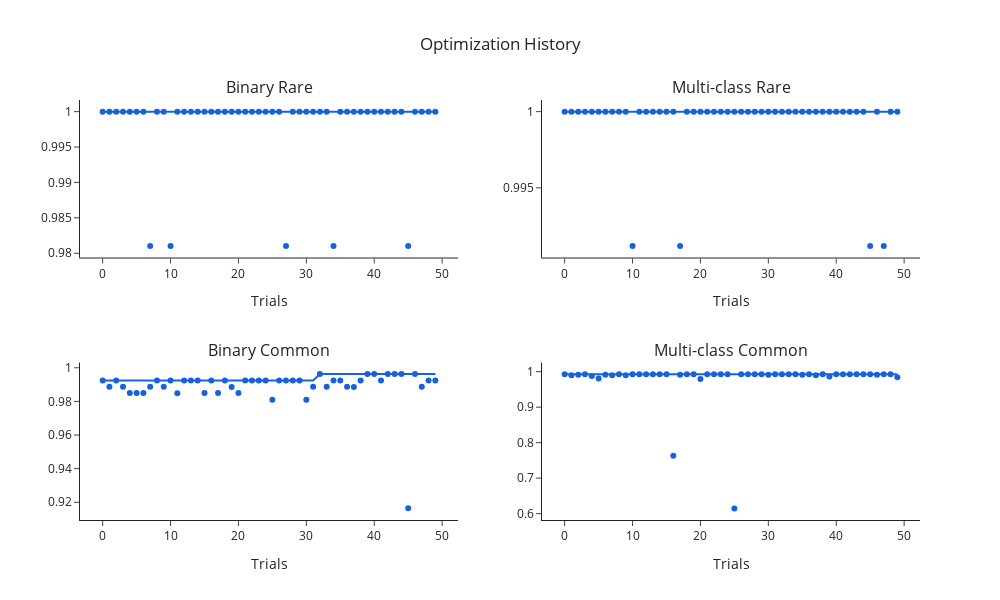
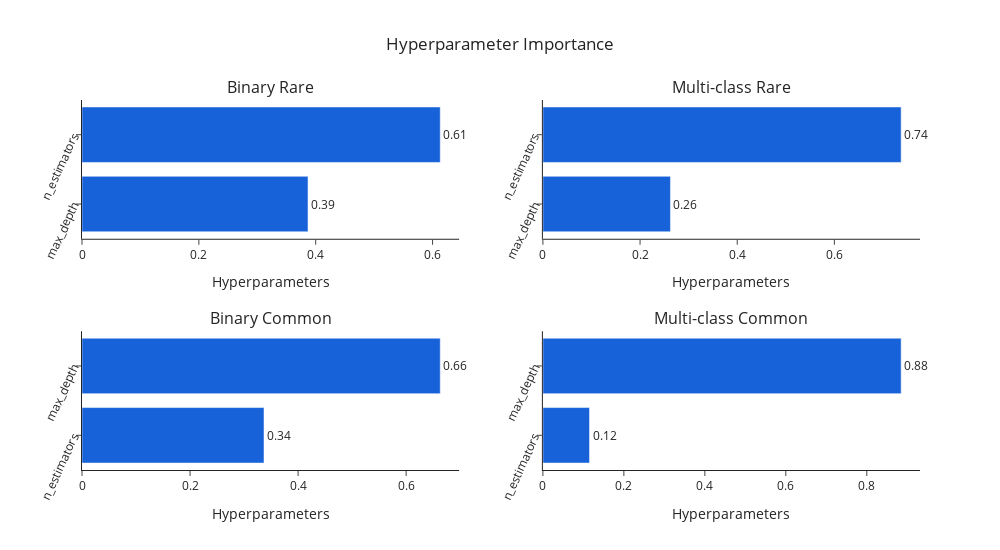

These figures' notebook cell, in order:
### Markdown cell above
Optimization history

### Code cell
from IPython.display import display
import plotly.io as pio
from plotly.subplots import make_subplots
import plotly.graph_objects as go

# Define studies and titles
studies = [best_study_bin_rare, best_study_multi_rare, best_study_bin_common, best_study_multi_common]

study_titles = {
    "study_bin_rare": "Binary Rare",
    "study_multi_rare": "Multi-class Rare",
    "study_bin_common": "Binary Common",
    "study_multi_common": "Multi-class Common"
}

# Function to set a consistent color for each trace
def set_trace_colors(fig, color):
    for trace in fig['data']:
        trace['marker']['color'] = color

# Define the color for the traces
trace_color = '#1862d9'

# Create 2x2 subplot for optimization history
fig_opt_history = make_subplots(rows=2, cols=2, subplot_titles=list(study_titles.values()))

for i, (name, title) in enumerate(study_titles.items(), start=1):
    row, col = divmod(i-1, 2)
    row += 1
    col += 1
    fig = vis.plot_optimization_history(studies[i-1])
    set_trace_colors(fig, trace_color)  # Set the color for traces
    for trace in fig['data']:
        fig_opt_history.add_trace(trace, row=row, col=col)
    fig_opt_history.update_xaxes(title_text='Trials', row=row, col=col)
    fig_opt_history.update_yaxes(title_text='', row=row, col=col)  # Remove y-axis title
    fig_opt_history.update_layout(showlegend=False)  # Hide legend

fig_opt_history.update_layout(height=600, width=1000, title_text="Optimization History", title_x=0.5, template='simple_white')
display(fig_opt_history)
pio.write_image(fig_opt_history, "magic_optimization_history_multiplot.pdf")

# Create 2x2 subplot for parameter importance
fig_param_importance = make_subplots(rows=2, cols=2, subplot_titles=list(study_titles.values()))

for i, (name, title) in enumerate(study_titles.items(), start=1):
    row, col = divmod(i-1, 2)
    row += 1
    col += 1
    fig = vis.plot_param_importances(studies[i-1])
    set_trace_colors(fig, trace_color)  # Set the color for traces
    for trace in fig['data']:
        fig_param_importance.add_trace(trace, row=row, col=col)
    fig_param_importance.update_xaxes(title_text='Hyperparameters', row=row, col=col)
    fig_param_importance.update_yaxes(title_text='', row=row, col=col, tickangle=-65)
    fig_param_importance.update_layout(showlegend=False)  # Hide legend

fig_param_importance.update_layout(height=550, width=1000, title_text="Hyperparameter Importance", title_x=0.5, template='simple_white')
display(fig_param_importance)
pio.write_image(fig_param_importance, "magic_parameter_importance_multiplot.pdf")

### Figure 1 — Plotly figure (JSON) as saved in the notebook; plotly's stock layout.template omitted (floating-point values rounded to 4 significant figures)
{"data": [{"marker": {"color": "#1862d9"}, "mode": "markers", "name": "Objective Value", "type": "scatter", "x": [0, 1, 2, 3, 4, 5, 6, 7, 8, 9, 10, 11, 12, 13, 14, 15, 16, 17, 18, 19, 20, 21, 22, 23, 24, 25, 26, 27, 28, 29, 30, 31, 32, 33, 34, 35, 36, 37, 38, 39, 40, 41, 42, 43, 44, 45, 46, 47, 48, 49], "xaxis": "x", "y": [1, 1, 1, 1, 1, 1, 1, 0.981, 1, 1, 0.981, 1, 1, 1, 1, 1, 1, 1, 1, 1, 1, 1, 1, 1, 1, 1, 1, 0.981, 1, 1, 1, 1, 1, 1, 0.981, 1, 1, 1, 1, 1, 1, 1, 1, 1, 1, 0.981, 1, 1, 1, 1], "yaxis": "y"}, {"marker": {"color": "#1862d9"}, "mode": "lines", "name": "Best Value", "type": "scatter", "x": [0, 1, 2, 3, 4, 5, 6, 7, 8, 9, 10, 11, 12, 13, 14, 15, 16, 17, 18, 19, 20, 21, 22, 23, 24, 25, 26, 27, 28, 29, 30, 31, 32, 33, 34, 35, 36, 37, 38, 39, 40, 41, 42, 43, 44, 45, 46, 47, 48, 49], "xaxis": "x", "y": [1, 1, 1, 1, 1, 1, 1, 1, 1, 1, 1, 1, 1, 1, 1, 1, 1, 1, 1, 1, 1, 1, 1, 1, 1, 1, 1, 1, 1, 1, 1, 1, 1, 1, 1, 1, 1, 1, 1, 1, 1, 1, 1, 1, 1, 1, 1, 1, 1, 1], "yaxis": "y"}, {"marker": {"color": "#1862d9"}, "mode": "markers", "name": "Infeasible Trial", "showlegend": false, "type": "scatter", "x": [], "xaxis": "x", "y": [], "yaxis": "y"}, {"marker": {"color": "#1862d9"}, "mode": "markers", "name": "Objective Value", "type": "scatter", "x": [0, 1, 2, 3, 4, 5, 6, 7, 8, 9, 10, 11, 12, 13, 14, 15, 16, 17, 18, 19, 20, 21, 22, 23, 24, 25, 26, 27, 28, 29, 30, 31, 32, 33, 34, 35, 36, 37, 38, 39, 40, 41, 42, 43, 44, 45, 46, 47, 48, 49], "xaxis": "x2", "y": [1, 1, 1, 1, 1, 1, 1, 1, 1, 1, 0.9912, 1, 1, 1, 1, 1, 1, 0.9912, 1, 1, 1, 1, 1, 1, 1, 1, 1, 1, 1, 1, 1, 1, 1, 1, 1, 1, 1, 1, 1, 1, 1, 1, 1, 1, 1, 0.9912, 1, 0.9912, 1, 1], "yaxis": "y2"}, {"marker": {"color": "#1862d9"}, "mode": "lines", "name": "Best Value", "type": "scatter", "x": [0, 1, 2, 3, 4, 5, 6, 7, 8, 9, 10, 11, 12, 13, 14, 15, 16, 17, 18, 19, 20, 21, 22, 23, 24, 25, 26, 27, 28, 29, 30, 31, 32, 33, 34, 35, 36, 37, 38, 39, 40, 41, 42, 43, 44, 45, 46, 47, 48, 49], "xaxis": "x2", "y": [1, 1, 1, 1, 1, 1, 1, 1, 1, 1, 1, 1, 1, 1, 1, 1, 1, 1, 1, 1, 1, 1, 1, 1, 1, 1, 1, 1, 1, 1, 1, 1, 1, 1, 1, 1, 1, 1, 1, 1, 1, 1, 1, 1, 1, 1, 1, 1, 1, 1], "yaxis": "y2"}, {"marker": {"color": "#1862d9"}, "mode": "markers", "name": "Infeasible Trial", "showlegend": false, "type": "scatter", "x": [], "xaxis": "x2", "y": [], "yaxis": "y2"}, {"marker": {"color": "#1862d9"}, "mode": "markers", "name": "Objective Value", "type": "scatter", "x": [0, 1, 2, 3, 4, 5, 6, 7, 8, 9, 10, 11, 12, 13, 14, 15, 16, 17, 18, 19, 20, 21, 22, 23, 24, 25, 26, 27, 28, 29, 30, 31, 32, 33, 34, 35, 36, 37, 38, 39, 40, 41, 42, 43, 44, 45, 46, 47, 48, 49], "xaxis": "x3", "y": [0.9924, 0.9888, 0.9924, 0.9888, 0.9851, 0.9851, 0.9849, 0.9888, 0.9924, 0.9888, 0.9924, 0.9848, 0.9924, 0.9924, 0.9924, 0.9849, 0.9924, 0.9849, 0.9924, 0.9886, 0.9849, 0.9924, 0.9924, 0.9924, 0.9924, 0.981, 0.9924, 0.9924, 0.9924, 0.9924, 0.981, 0.9888, 0.9962, 0.9887, 0.9924, 0.9924, 0.9888, 0.9886, 0.9924, 0.9962, 0.9962, 0.9924, 0.9962, 0.9962, 0.9962, 0.9164, 0.9962, 0.9887, 0.9925, 0.9924], "yaxis": "y3"}, {"marker": {"color": "#1862d9"}, "mode": "lines", "name": "Best Value", "type": "scatter", "x": [0, 1, 2, 3, 4, 5, 6, 7, 8, 9, 10, 11, 12, 13, 14, 15, 16, 17, 18, 19, 20, 21, 22, 23, 24, 25, 26, 27, 28, 29, 30, 31, 32, 33, 34, 35, 36, 37, 38, 39, 40, 41, 42, 43, 44, 45, 46, 47, 48, 49], "xaxis": "x3", "y": [0.9924, 0.9924, 0.9924, 0.9924, 0.9924, 0.9924, 0.9924, 0.9924, 0.9924, 0.9924, 0.9924, 0.9924, 0.9924, 0.9924, 0.9924, 0.9924, 0.9924, 0.9924, 0.9924, 0.9924, 0.9924, 0.9924, 0.9924, 0.9924, 0.9924, 0.9924, 0.9924, 0.9924, 0.9924, 0.9924, 0.9924, 0.9924, 0.9962, 0.9962, 0.9962, 0.9962, 0.9962, 0.9962, 0.9962, 0.9962, 0.9962, 0.9962, 0.9962, 0.9962, 0.9962, 0.9962, 0.9962, 0.9962, 0.9962, 0.9962], "yaxis": "y3"}, {"marker": {"color": "#1862d9"}, "mode": "markers", "name": "Infeasible Trial", "showlegend": false, "type": "scatter", "x": [], "xaxis": "x3", "y": [], "yaxis": "y3"}, {"marker": {"color": "#1862d9"}, "mode": "markers", "name": "Objective Value", "type": "scatter", "x": [0, 1, 2, 3, 4, 5, 6, 7, 8, 9, 10, 11, 12, 13, 14, 15, 16, 17, 18, 19, 20, 21, 22, 23, 24, 25, 26, 27, 28, 29, 30, 31, 32, 33, 34, 35, 36, 37, 38, 39, 40, 41, 42, 43, 44, 45, 46, 47, 48, 49], "xaxis": "x4", "y": [0.9931, 0.9896, 0.9914, 0.9931, 0.9879, 0.981, 0.9914, 0.9896, 0.9931, 0.9896, 0.9931, 0.9931, 0.9931, 0.9931, 0.9931, 0.9931, 0.7628, 0.9914, 0.9931, 0.9931, 0.9792, 0.9931, 0.9931, 0.9931, 0.9931, 0.6148, 0.9931, 0.9931, 0.9931, 0.9931, 0.9914, 0.9931, 0.9931, 0.9931, 0.9931, 0.9914, 0.9931, 0.9896, 0.9931, 0.9862, 0.9931, 0.9931, 0.9931, 0.9931, 0.9931, 0.9931, 0.9914, 0.9931, 0.9931, 0.9844], "yaxis": "y4"}, {"marker": {"color": "#1862d9"}, "mode": "lines", "name": "Best Value", "type": "scatter", "x": [0, 1, 2, 3, 4, 5, 6, 7, 8, 9, 10, 11, 12, 13, 14, 15, 16, 17, 18, 19, 20, 21, 22, 23, 24, 25, 26, 27, 28, 29, 30, 31, 32, 33, 34, 35, 36, 37, 38, 39, 40, 41, 42, 43, 44, 45, 46, 47, 48, 49], "xaxis": "x4", "y": [0.9931, 0.9931, 0.9931, 0.9931, 0.9931, 0.9931, 0.9931, 0.9931, 0.9931, 0.9931, 0.9931, 0.9931, 0.9931, 0.9931, 0.9931, 0.9931, 0.9931, 0.9931, 0.9931, 0.9931, 0.9931, 0.9931, 0.9931, 0.9931, 0.9931, 0.9931, 0.9931, 0.9931, 0.9931, 0.9931, 0.9931, 0.9931, 0.9931, 0.9931, 0.9931, 0.9931, 0.9931, 0.9931, 0.9931, 0.9931, 0.9931, 0.9931, 0.9931, 0.9931, 0.9931, 0.9931, 0.9931, 0.9931, 0.9931, 0.9931], "yaxis": "y4"}, {"marker": {"color": "#1862d9"}, "mode": "markers", "name": "Infeasible Trial", "showlegend": false, "type": "scatter", "x": [], "xaxis": "x4", "y": [], "yaxis": "y4"}], "layout": {"annotations": [{"font": {"size": 16}, "showarrow": false, "text": "Binary Rare", "x": 0.225, "xanchor": "center", "xref": "paper", "y": 1, "yanchor": "bottom", "yref": "paper"}, {"font": {"size": 16}, "showarrow": false, "text": "Multi-class Rare", "x": 0.775, "xanchor": "center", "xref": "paper", "y": 1, "yanchor": "bottom", "yref": "paper"}, {"font": {"size": 16}, "showarrow": false, "text": "Binary Common", "x": 0.225, "xanchor": "center", "xref": "paper", "y": 0.375, "yanchor": "bottom", "yref": "paper"}, {"font": {"size": 16}, "showarrow": false, "text": "Multi-class Common", "x": 0.775, "xanchor": "center", "xref": "paper", "y": 0.375, "yanchor": "bottom", "yref": "paper"}], "height": 600, "showlegend": false, "title": {"text": "Optimization History", "x": 0.5}, "width": 1000, "xaxis": {"anchor": "y", "domain": [0, 0.45], "title": {"text": "Trials"}}, "xaxis2": {"anchor": "y2", "domain": [0.55, 1], "title": {"text": "Trials"}}, "xaxis3": {"anchor": "y3", "domain": [0, 0.45], "title": {"text": "Trials"}}, "xaxis4": {"anchor": "y4", "domain": [0.55, 1], "title": {"text": "Trials"}}, "yaxis": {"anchor": "x", "domain": [0.625, 1], "title": {"text": ""}}, "yaxis2": {"anchor": "x2", "domain": [0.625, 1], "title": {"text": ""}}, "yaxis3": {"anchor": "x3", "domain": [0, 0.375], "title": {"text": ""}}, "yaxis4": {"anchor": "x4", "domain": [0, 0.375], "title": {"text": ""}}}}

### Figure 2 — Plotly figure (JSON) as saved in the notebook; plotly's stock layout.template omitted (floating-point values rounded to 4 significant figures)
{"data": [{"cliponaxis": false, "hovertemplate": ["max_depth (IntDistribution): 0.3868472301153287<extra></extra>", "n_estimators (IntDistribution): 0.6131527698846714<extra></extra>"], "marker": {"color": "#1862d9"}, "name": "Objective Value", "orientation": "h", "text": ["0.39", "0.61"], "textposition": "outside", "type": "bar", "x": [0.3868, 0.6132], "xaxis": "x", "y": ["max_depth", "n_estimators"], "yaxis": "y"}, {"cliponaxis": false, "hovertemplate": ["max_depth (IntDistribution): 0.26256712861383424<extra></extra>", "n_estimators (IntDistribution): 0.7374328713861659<extra></extra>"], "marker": {"color": "#1862d9"}, "name": "Objective Value", "orientation": "h", "text": ["0.26", "0.74"], "textposition": "outside", "type": "bar", "x": [0.2626, 0.7374], "xaxis": "x2", "y": ["max_depth", "n_estimators"], "yaxis": "y2"}, {"cliponaxis": false, "hovertemplate": ["n_estimators (IntDistribution): 0.3368959508293674<extra></extra>", "max_depth (IntDistribution): 0.6631040491706326<extra></extra>"], "marker": {"color": "#1862d9"}, "name": "Objective Value", "orientation": "h", "text": ["0.34", "0.66"], "textposition": "outside", "type": "bar", "x": [0.3369, 0.6631], "xaxis": "x3", "y": ["n_estimators", "max_depth"], "yaxis": "y3"}, {"cliponaxis": false, "hovertemplate": ["n_estimators (IntDistribution): 0.11516933255129583<extra></extra>", "max_depth (IntDistribution): 0.8848306674487042<extra></extra>"], "marker": {"color": "#1862d9"}, "name": "Objective Value", "orientation": "h", "text": ["0.12", "0.88"], "textposition": "outside", "type": "bar", "x": [0.1152, 0.8848], "xaxis": "x4", "y": ["n_estimators", "max_depth"], "yaxis": "y4"}], "layout": {"annotations": [{"font": {"size": 16}, "showarrow": false, "text": "Binary Rare", "x": 0.225, "xanchor": "center", "xref": "paper", "y": 1, "yanchor": "bottom", "yref": "paper"}, {"font": {"size": 16}, "showarrow": false, "text": "Multi-class Rare", "x": 0.775, "xanchor": "center", "xref": "paper", "y": 1, "yanchor": "bottom", "yref": "paper"}, {"font": {"size": 16}, "showarrow": false, "text": "Binary Common", "x": 0.225, "xanchor": "center", "xref": "paper", "y": 0.375, "yanchor": "bottom", "yref": "paper"}, {"font": {"size": 16}, "showarrow": false, "text": "Multi-class Common", "x": 0.775, "xanchor": "center", "xref": "paper", "y": 0.375, "yanchor": "bottom", "yref": "paper"}], "height": 550, "showlegend": false, "title": {"text": "Hyperparameter Importance", "x": 0.5}, "width": 1000, "xaxis": {"anchor": "y", "domain": [0, 0.45], "title": {"text": "Hyperparameters"}}, "xaxis2": {"anchor": "y2", "domain": [0.55, 1], "title": {"text": "Hyperparameters"}}, "xaxis3": {"anchor": "y3", "domain": [0, 0.45], "title": {"text": "Hyperparameters"}}, "xaxis4": {"anchor": "y4", "domain": [0.55, 1], "title": {"text": "Hyperparameters"}}, "yaxis": {"anchor": "x", "domain": [0.625, 1], "tickangle": -65, "title": {"text": ""}}, "yaxis2": {"anchor": "x2", "domain": [0.625, 1], "tickangle": -65, "title": {"text": ""}}, "yaxis3": {"anchor": "x3", "domain": [0, 0.375], "tickangle": -65, "title": {"text": ""}}, "yaxis4": {"anchor": "x4", "domain": [0, 0.375], "tickangle": -65, "title": {"text": ""}}}}
